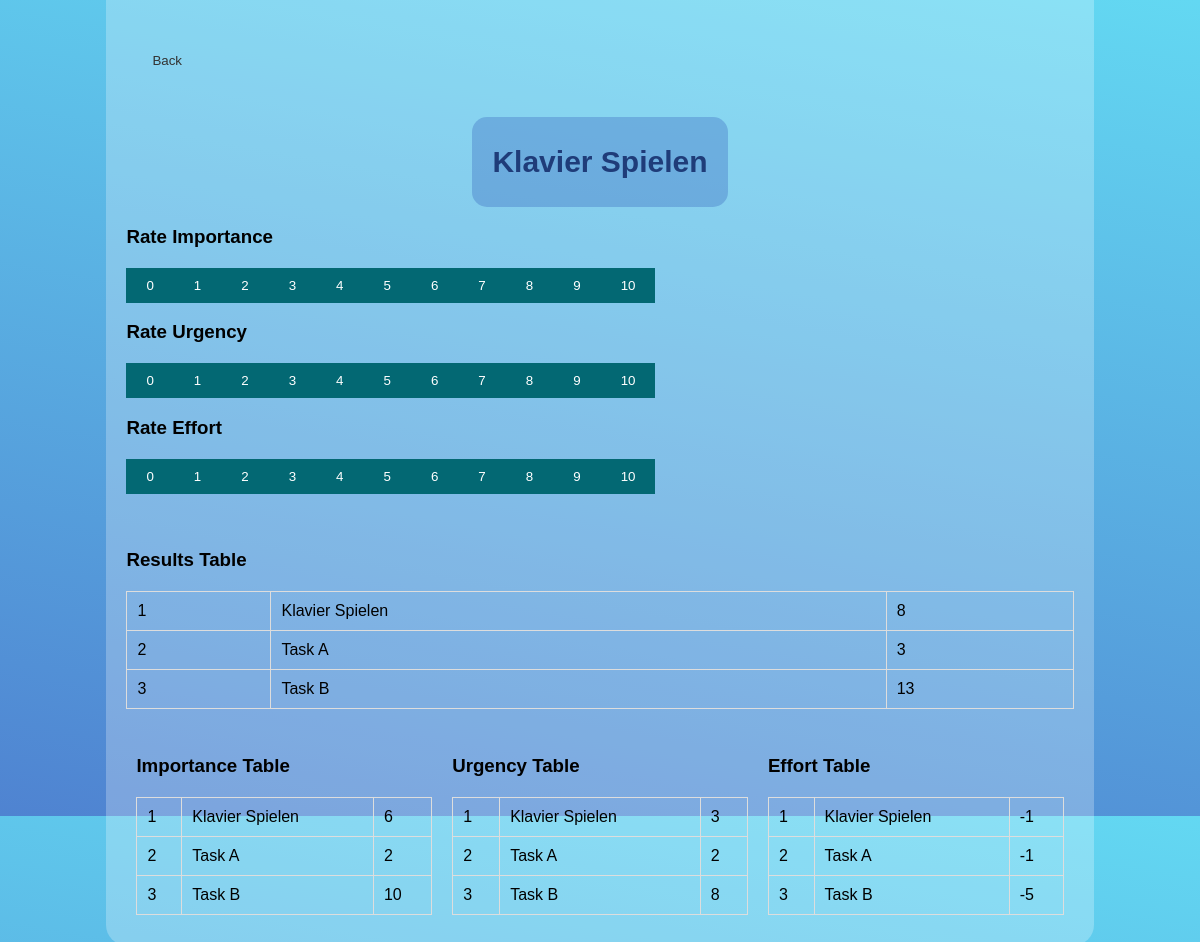
/evaluate_tasks, run on the app's committed database.
### main_app.py (models this page shows, shortened)
class RT_db(db.Model):
    task_id=db.Column(db.Integer, primary_key=True)
    name=db.Column(db.String(200), nullable=False)
    Results_Score=db.Column(db.Integer)

class IT_db(db.Model):
    task_id=db.Column(db.Integer, primary_key=True)
    name=db.Column(db.String(200), nullable=False)
    Importance_Score=db.Column(db.Integer)

class UT_db(db.Model):
    task_id=db.Column(db.Integer, primary_key=True)
    name=db.Column(db.String(200), nullable=False)
    Urgency_Score=db.Column(db.Integer)

class ET_db(db.Model):
    task_id=db.Column(db.Integer, primary_key=True)
    name=db.Column(db.String(200), nullable=False)
    Effort_Score=db.Column(db.Integer)

### main_app.py (the view)
@app.route('/evaluate_tasks', methods=['GET', 'POST'])
def evaluate_tasks_route():
    global tasks_list, first_task, IT_is_rated, UT_is_rated, ET_is_rated
    print('\nEVALUATE PAGE') # Debugging
    print("IT_is_rated: ", IT_is_rated) # Debugging
    print("UT_is_rated: ", UT_is_rated) # Debugging
    print("ET_is_rated: ", ET_is_rated) # Debugging
    print('Pop task on: ', pop_task) # Debugging
    if not pop_task:
        tasks_list = get_tasks_list()
    print('Task List:\n', tasks_list) # Debugging
    if tasks_list:
        first_task = tasks_list[0]
    IT_df, UT_df, ET_df = evaluate_tasks(df_tasks)
    RT_list = RT_db.query.all()
    IT_list = IT_db.query.all()
    UT_list = UT_db.query.all()
    ET_list = ET_db.query.all()
    return render_template('evaluate.html', title='Evaluate Page',
                           IT_df=IT_df, UT_df=UT_df, ET_df=ET_df,
                           RT_list=RT_list, IT_list=IT_list, UT_list=UT_list, ET_list=ET_list,
                           first_task=first_task, attribute=attribute,
                           IT_is_rated=IT_is_rated, UT_is_rated=UT_is_rated, ET_is_rated=ET_is_rated)

### WEBAPP_funcs.py (called while the page is built)
def evaluate_tasks(df_tasks):
    tasks = df_tasks['Tasks'].tolist()
    IT_df = pd.DataFrame({'Tasks': tasks, 'Importance_Score': 0})
    UT_df = pd.DataFrame({'Tasks': tasks, 'Urgency_Score': 0})
    ET_df = pd.DataFrame({'Tasks': tasks, 'Effort_Score': 0})
    for task in tasks:
        importance_key = f"importance_{task}"
        urgency_key = f"urgency_{task}"
        effort_key = f"effort_{task}"
        importance_score = 1
        urgency_score = 2
        effort_score = 3
        IT_df.loc[IT_df['Tasks'] == task, 'Importance_Score'] = importance_score
        UT_df.loc[UT_df['Tasks'] == task, 'Urgency_Score'] = urgency_score
        ET_df.loc[ET_df['Tasks'] == task, 'Effort_Score'] = effort_score
    return IT_df, UT_df, ET_df

### templates/evaluate.html (shortened to what this page needs)
<!DOCTYPE html>
<html lang="de">
<head>
    <link rel="stylesheet" href="{{ url_for('static', filename='style_evaluate.css')}}">
</head>
<body>
    <div class="container" >
        <h2>Task Evaluation Results</h2>
        <form action="/">
            <button type="submit">
                <i class="fas fa-caret-left" style="padding-right: 5px;"></i>
                Back
            </button>
        </form>
        <br>
        <div class="center">
            <h4>{{ first_task }}</h4>
        </div>
        <h3>Rate Importance</h3>
        <div class="btn-group">
            <form action=/update_scores method="POST">
                <button type="submit" name="IT_value" value="0">0</button>
            </form>
            <form action=/update_scores method="POST">
                <button type="submit" name="IT_value" value="1">1</button>
            </form>
            <form action=/update_scores method="POST">
                <button type="submit" name="IT_value" value="2">2</button>
            </form>
            <form action=/update_scores method="POST">
                <button type="submit" name="IT_value" value="3">3</button>
            </form>
            <form action=/update_scores method="POST">
                <button type="submit" name="IT_value" value="4">4</button>
            </form>
            <form action=/update_scores method="POST">
                <button type="submit" name="IT_value" value="5">5</button>
            </form>
            <form action=/update_scores method="POST">
                <button type="submit" name="IT_value" value="6">6</button>
            </form>
            <form action=/update_scores method="POST">
                <button type="submit" name="IT_value" value="7">7</button>
            </form>
            <form action=/update_scores method="POST">
                <button type="submit" name="IT_value" value="8">8</button>
            </form>
            <form action=/update_scores method="POST">
                <button type="submit" name="IT_value" value="9">9</button>
            </form>
            <form action=/update_scores method="POST">
                <button type="submit" name="IT_value" value="10">10</butto
                    n></form>
        </div>
        <h3>Rate Urgency</h3>
        <div class="btn-group">
            <form action=/update_scores method="POST">
                <button type="submit" name="UT_value" value="0">0</button>
            </form>
            <form action=/update_scores method="POST">
                <button type="submit" name="UT_value" value="1">1</button>
            </form>
            <form action=/update_scores method="POST">
                <button type="submit" name="UT_value" value="2">2</button>
            </form>
            <form action=/update_scores method="POST">
                <button type="submit" name="UT_value" value="3">3</button>
            </form>
            <form action=/update_scores method="POST">
                <button type="submit" name="UT_value" value="4">4</button>
            </form>
            <form action=/update_scores method="POST">
                <button type="submit" name="UT_value" value="5">5</button>
            </form>
            <form action=/update_scores method="POST">
                <button type="submit" name="UT_value" value="6">6</button>
            </form>
            <form action=/update_scores method="POST">
                <button type="submit" name="UT_value" value="7">7</button>
            </form>
            <form action=/update_scores method="POST">
                <button type="submit" name="UT_value" value="8">8</button>
            </form>
            <form action=/update_scores method="POST">
                <button type="submit" name="UT_value" value="9">9</button>
            </form>
            <form action=/update_scores method="POST">
                <button type="submit" name="UT_value" value="10">10</button>
            </form>
        </div>
        <h3>Rate Effort</h3>
        <div class="btn-group">
            <form action=/update_scores method="POST">
                <button type="submit" name="ET_value" value="0">0</button>
            </form>
            <form action=/update_scores method="POST">
                <button type="submit" name="ET_value" value="1">1</button>
            </form>
            <form action=/update_scores method="POST">
                <button type="submit" name="ET_value" value="2">2</button>
            </form>
            <form action=/update_scores method="POST">
                <button type="submit" name="ET_value" value="3">3</button>
            </form>
            <form action=/update_scores method="POST">
                <button type="submit" name="ET_value" value="4">4</button>
            </form>
            <form action=/update_scores method="POST">
                <button type="submit" name="ET_value" value="5">5</button>
            </form>
            <form action=/update_scores method="POST">
                <button type="submit" name="ET_value" value="6">6</button>
            </form>
            <form action=/update_scores method="POST">
                <button type="submit" name="ET_value" value="7">7</button>
            </form>
            <form action=/update_scores method="POST">
                <button type="submit" name="ET_value" value="8">8</button>
            </form>
            <form action=/update_scores method="POST">
                <button type="submit" name="ET_value" value="9">9</button>
            </form>
            <form action=/update_scores method="POST">
                <button type="submit" name="ET_value" value="10">10</button>
            </form>
        </div>
        <br><br>
        <h3>Results Table</h3>
        <table>
            <tbody>
                {%for RT in RT_list%}
                <tr>
                    <td>{{RT.task_id}}</td>
                    <td>{{RT.name}}</td>
                    <td>{{RT.Results_Score}}</td>
                </tr>
                {%endfor%}
            </tbody>
        </table>
        <br>
        <div class="table-row">
            <div class="table-column">
                <h3>Importance Table</h3>
                <table>
                    <tbody>
                        {%for IT in IT_list%}
                        <tr>
                            <td>{{IT.task_id}}</td>
                            <td>{{IT.name}}</td>
                            <td>{{IT.Importance_Score}}</td>
                        </tr>
                        {%endfor%}
                    </tbody>
                </table>
            </div>
            <div class="table-column">
                <h3>Urgency Table</h3>
                <table>
                    <tbody>
                        {%for UT in UT_list%}
                        <tr>
                            <td>{{UT.task_id}}</td>
                            <td>{{UT.name}}</td>
                            <td>{{UT.Urgency_Score}}</td>
                        </tr>
                        {%endfor%}
                    </tbody>
                </table>
            </div>
            <div class="table-column">
                <h3>Effort Table</h3>
                <table>
                    <tbody>
                        {%for ET in ET_list%}
                        <tr>
                            <td>{{ET.task_id}}</td>
                            <td>{{ET.name}}</td>
                            <td>{{ET.Effort_Score}}</td>
                        </tr>
                        {%endfor%}
                    </tbody>
                </table>
            </div>
        </div>
    </div>
</body>
</html>

### static/style_evaluate.css (style rules this page uses)
body { font-family: Arial, sans-serif; background-color: #f5f8fa; background: linear-gradient(10deg, #4f83d1, #63D8F2); display: flex; flex-direction: column; align-items: center; justify-content: center; height: 100vh; }
.container { background-color: rgba(255, 255, 255, 0.25); width: 80%; margin: auto; padding: 20px; border-radius: 20px; }
.center { margin: auto; padding: 20px; display: flex; justify-content: center; align-items: center; background-color: #2e5ab84e; width: fit-content; height: 50px; border: 0px; border-radius: 15px; }
.table-row { display: flex; justify-content: space-between; }
.table-column { flex: 1; margin: 10px; }
.btn-group button { background-color: #036873; color: white; float: left; padding: 10px 20px; border: none; border-radius: 0px; cursor: pointer; transition: background-color 0s, color 0s, border-color 0s; }
.btn-group:after { content: ""; clear: both; display: table; }
form button { background-color: #cacaca00; color: #333; padding: 10px 20px; border: 1px solid #33333300; border-radius: 5px; cursor: pointer; transition: background-color 0.3s, color 0.3s, border-color 0.3s; }
h2 { padding: 20px; text-align: center; color: #333; font-size: 40px; letter-spacing: 3px; }
h4 { color: #1f3c79; border: none; border-radius: 5px; cursor: pointer; font-size: 30px; }
table { width: 100%; border-collapse: collapse; margin-top: 20px; }
table th, table td { padding: 10px; border: 1px solid #ddd; }
form { margin-bottom: 20px; }

### data on the page
RT_db: task_id "1", name "Klavier Spielen", Results_Score "8"
RT_db: task_id "2", name "Task A", Results_Score "3"
RT_db: task_id "3", name "Task B", Results_Score "13"
IT_db: task_id "1", name "Klavier Spielen", Importance_Score "6"
IT_db: task_id "2", name "Task A", Importance_Score "2"
IT_db: task_id "3", name "Task B", Importance_Score "10"
UT_db: task_id "1", name "Klavier Spielen", Urgency_Score "3"
UT_db: task_id "2", name "Task A", Urgency_Score "2"
UT_db: task_id "3", name "Task B", Urgency_Score "8"
ET_db: task_id "1", name "Klavier Spielen", Effort_Score "-1"
ET_db: task_id "2", name "Task A", Effort_Score "-1"
ET_db: task_id "3", name "Task B", Effort_Score "-5"

### other printed values
{{ first_task }} "Klavier Spielen"
